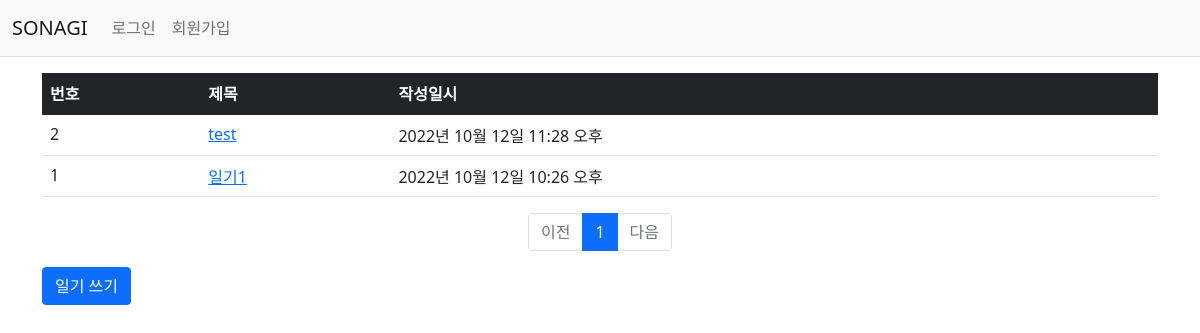
Before: /diary/ with the older database file.
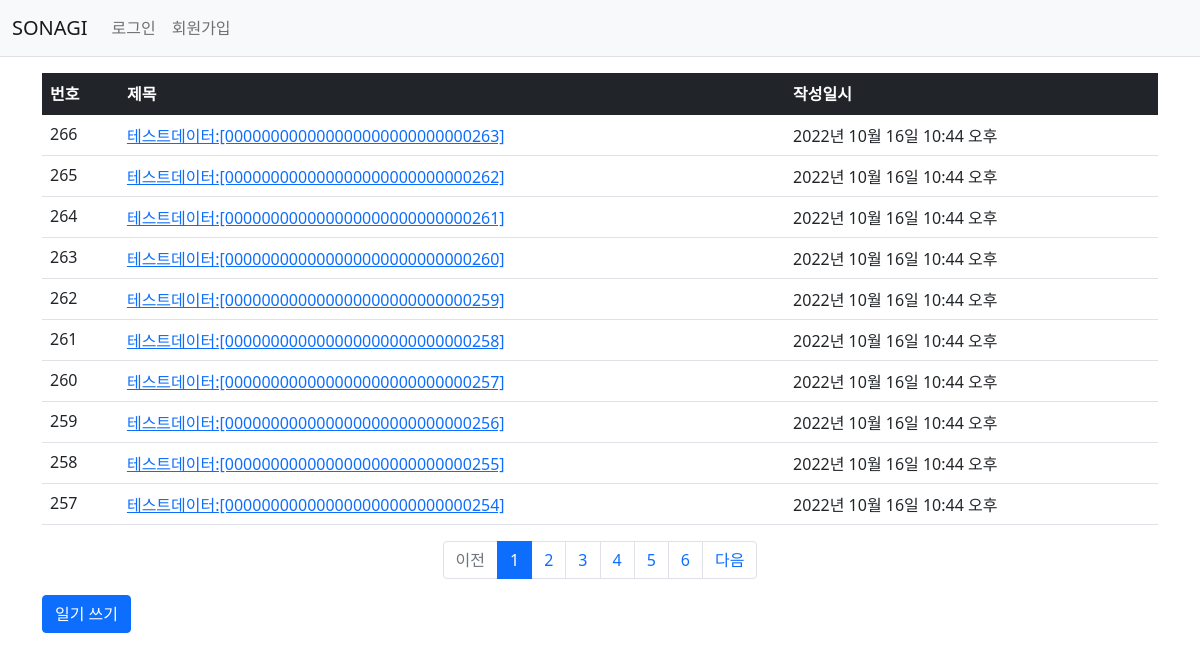
After: the same page with the newer database file.
### diary/models.py (models this page shows, shortened)
class diary(models.Model):
    title = models.CharField(max_length=200)
    content = models.TextField()
    date = models.DateTimeField()
    user_id = models.ForeignKey(User, on_delete=models.PROTECT)

### diary/views.py (the view)
# urls.py: path('', views.index, name='index'),
def index(request):
    page = request.GET.get('page', '1')
    diary_list = diary.objects.order_by('-date')
    paginator = Paginator(diary_list,10)
    page_obj = paginator.get_page(page)
    context = {'diary_list':page_obj}
    return render(request, 'diary/diary_list.html', context)

### diary/templatetags/diary_filter.py (called while the page is built)
@register.filter
def sub(value, arg):
    return value - arg

### templates/diary/diary_list.html
{% extends 'base.html' %}
{% load diary_filter %}
{% block content %}
<div class="container my-3">
    <table class="table">
        <thead>
        <tr class="table-dark">
            <th>번호</th>
            <th>제목</th>
            <th>작성일시</th>
        </tr>
        </thead>
        <tbody>
        {% if diary_list %}
        {% for diary in diary_list %}
        <tr>
            <td>
                {{ diary_list.paginator.count|sub:diary_list.start_index|sub:forloop.counter0|add:1 }}
            </td>
            <td>
                <a href="{% url 'diary:detail' diary.id %}">{{ diary.title }}</a>
            </td>
            <td>{{ diary.date }}</td>
        </tr>
        {% endfor %}
        {% else %}
        <tr>
            <td colspan="3">아직 작성한 일기가 없습니다.</td>
        </tr>
        {% endif %}
        </tbody>
    </table>
    <ul class="pagination justify-content-center">
        {% if diary_list.has_previous %}
        <li class="page-item">
            <a class="page-link" href="?page={{ diary_list.previous_page_number }}">이전</a>
        </li>
        {% else %}
        <li class="page-item disabled">
            <a class="page-link" tabindex="-1" aria-disabled="true" href="#">이전</a>
        </li>
        {% endif %}
        {% for page_number in diary_list.paginator.page_range %}
        {% if page_number >= diary_list.number|add:-5 and page_number <= diary_list.number|add:5 %}
        {% if page_number == diary_list.number %}
        <li class="page-item active" aria-current="page">
            <a class="page-link" href="?page={{ page_number }}">{{ page_number }}</a>
        </li>
        {% else %}
        <li class="page-item">
            <a class="page-link" href="?page={{ page_number }}">{{ page_number }}</a>
        </li>
        {% endif %}
        {% endif %}
        {% endfor %}
        {% if diary_list.has_next %}
        <li class="page-item">
            <a class="page-link" href="?page={{ diary_list.next_page_number }}">다음</a>
        </li>
        {% else %}
        <li class="page-item disabled">
            <a class="page-link" tabindex="-1" aria-disabled="true" href="#">다음</a>
        </li>
        {% endif %}
    </ul>
    <a href="{% url 'diary:diary_write' %}" class="btn btn-primary">일기 쓰기</a>
</div>
{% endblock %}

### templates/base.html (shortened to what this page needs)
{% load static %}
<html lang="ko">
<head>
    <link rel="stylesheet" type="text/css" href="{% static 'bootstrap.min.css' %}">
    <link rel="stylesheet" type="text/css" href="{% static 'style.css' %}">
</head>
<body>
{% include "navbar.html" %}
{% block content %}
{% endblock %}
</body>
</html>

### templates/navbar.html (shortened to what this page needs)
<nav class="navbar navbar-expand-lg navbar-light bg-light border-bottom">
    <div class="container-fluid">
        <a class="navbar-brand" href="{% url 'diary:index' %}">SONAGI</a>
        <div class="collapse navbar-collapse" id="navbarSupportedContent">
            <ul class="navbar-nav me-auto mb-2 mb-lg-0">
                <li class="nav-item">
                    {% if user.is_authenticated %}
                    <a class="nav-link" href="{% url 'common:logout' %}">{{ user.username }} (로그아웃)</a>
                    {% else %}
                    <a class="nav-link" href="{% url 'common:login' %}">로그인</a>
                    {% endif %}
                </li>
                <li>
                    {% if not user.is_authenticated %}
                    <a class="nav-link" href="{% url 'common:signup' %}">회원가입</a>
                    {% endif %}
                </li>
            </ul>
        </div>
    </div>
</nav>

Changed rows visible on the page:
no longer on this page (row unchanged): diary: paginator.count|sub "2", title "test", date "2022년 10월 12일 11:28 오후"
no longer on this page (row unchanged): diary: paginator.count|sub "1", title "일기1", date "2022년 10월 12일 10:26 오후"
added diary: paginator.count|sub "266", title "테스트데이터:[000000000000000000000000000263]", date "2022년 10월 16일 10:44 오후"
added diary: paginator.count|sub "265", title "테스트데이터:[000000000000000000000000000262]", date "2022년 10월 16일 10:44 오후"
added diary: paginator.count|sub "264", title "테스트데이터:[000000000000000000000000000261]", date "2022년 10월 16일 10:44 오후"
added diary: paginator.count|sub "263", title "테스트데이터:[000000000000000000000000000260]", date "2022년 10월 16일 10:44 오후"
added diary: paginator.count|sub "262", title "테스트데이터:[000000000000000000000000000259]", date "2022년 10월 16일 10:44 오후"
added diary: paginator.count|sub "261", title "테스트데이터:[000000000000000000000000000258]", date "2022년 10월 16일 10:44 오후"
added diary: paginator.count|sub "260", title "테스트데이터:[000000000000000000000000000257]", date "2022년 10월 16일 10:44 오후"
added diary: paginator.count|sub "259", title "테스트데이터:[000000000000000000000000000256]", date "2022년 10월 16일 10:44 오후"
added diary: paginator.count|sub "258", title "테스트데이터:[000000000000000000000000000255]", date "2022년 10월 16일 10:44 오후"
added diary: paginator.count|sub "257", title "테스트데이터:[000000000000000000000000000254]", date "2022년 10월 16일 10:44 오후"
Other visible differences:
new list line: "2"
new list line: "3"
new list line: "4"
new list line: "5"
new list line: "6"
